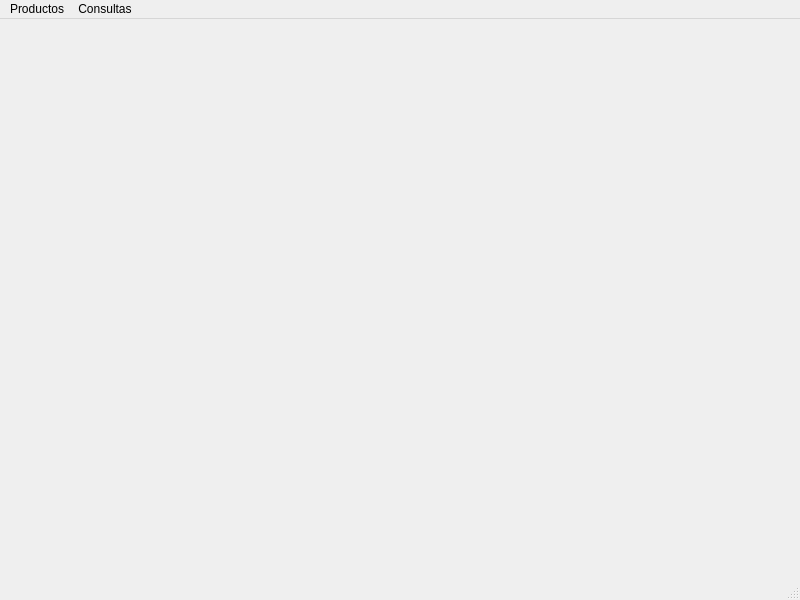
<?xml version="1.0" encoding="UTF-8"?>
<ui version="4.0">
 <class>Ventana_Principal</class>
 <widget class="QMainWindow" name="Ventana_Principal">
  <property name="geometry">
   <rect>
    <x>0</x>
    <y>0</y>
    <width>800</width>
    <height>600</height>
   </rect>
  </property>
  <property name="windowTitle">
   <string>Productos</string>
  </property>
  <widget class="QWidget" name="centralwidget"/>
  <widget class="QMenuBar" name="menubar">
   <property name="geometry">
    <rect>
     <x>0</x>
     <y>0</y>
     <width>800</width>
     <height>21</height>
    </rect>
   </property>
   <widget class="QMenu" name="menuProductos">
    <property name="title">
     <string>Productos</string>
    </property>
    <addaction name="actionAltas"/>
    <addaction name="actionBajas"/>
    <addaction name="separator"/>
    <addaction name="actionSalir"/>
   </widget>
   <widget class="QMenu" name="menuConsultas">
    <property name="title">
     <string>Consultas</string>
    </property>
   </widget>
   <addaction name="menuProductos"/>
   <addaction name="menuConsultas"/>
  </widget>
  <widget class="QStatusBar" name="statusbar"/>
  <action name="actionAltas">
   <property name="text">
    <string>Altas</string>
   </property>
  </action>
  <action name="actionBajas">
   <property name="text">
    <string>Bajas</string>
   </property>
  </action>
  <action name="actionSalir">
   <property name="text">
    <string>Salir</string>
   </property>
  </action>
 </widget>
 <resources/>
 <connections/>
</ui>
